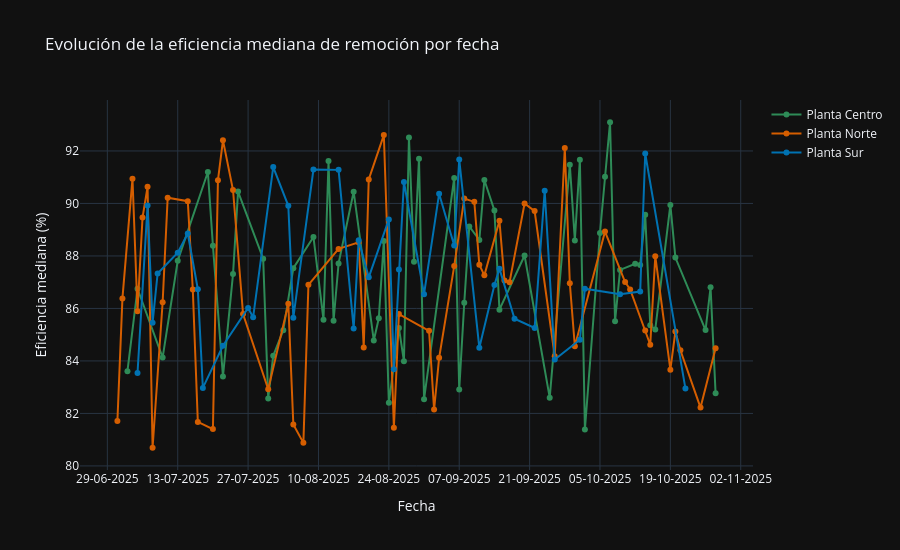

Write notebook code for a chart like this one.
### Code cell
eficiencia_diaria = (
    df.groupby(
        ["fecha_registro", "planta"],
        as_index=False
    )
    .agg(
        eficiencia_mediana_pct=(
            "eficiencia_remocion_DBO_pct",
            "median"
        ),
        cantidad_registros=(
            "eficiencia_remocion_DBO_pct",
            "size"
        )
    )
)

fig_eficiencia_temporal = px.line(
    eficiencia_diaria,
    x="fecha_registro",
    y="eficiencia_mediana_pct",
    color="planta",
    category_orders={
        "planta": ORDEN_PLANTAS
    },
    color_discrete_map=COLORES_PLANTAS,
    markers=True,
    title="Evolución de la eficiencia mediana de remoción por fecha",
    labels={
        "fecha_registro": "Fecha",
        "eficiencia_mediana_pct": "Eficiencia mediana (%)",
        "planta": "Planta"
    },
    hover_data={
        "cantidad_registros": True
    },
    template="plotly_dark"
)

fig_eficiencia_temporal.update_layout(
    height=550,
    legend_title_text=""
)

fig_eficiencia_temporal.update_xaxes(
    tickformat="%d-%m-%Y"
)

fig_eficiencia_temporal.show()

### Figure 1 — Plotly figure (JSON) as saved in the notebook; plotly's stock layout.template omitted (floating-point values rounded to 4 significant figures)
{"data": [{"customdata": [[1], [2], [1], [2], [1], [1], [1], [2], [1], [3], [1], [1], [1], [1], [1], [1], [1], [2], [2], [2], [1], [1], [1], [1], [1], [1], [1], [2], [1], [1], [2], [1], [1], [1], [1], [1], [2], [1], [1], [1], [1], [2], [2], [1], [1], [1], [1], [1], [1], [1], [1], [1], [2], [1], [2], [1], [1], [2], [1]], "hovertemplate": "Planta=Planta Centro<br>Fecha=%{x}<br>Eficiencia mediana (%)=%{y}<br>cantidad_registros=%{customdata[0]}<extra></extra>", "legendgroup": "Planta Centro", "line": {"color": "#2E8B57", "dash": "solid"}, "marker": {"symbol": "circle"}, "mode": "lines+markers", "name": "Planta Centro", "orientation": "v", "showlegend": true, "type": "scatter", "x": ["2025-07-03T00:00:00", "2025-07-05T00:00:00", "2025-07-10T00:00:00", "2025-07-13T00:00:00", "2025-07-19T00:00:00", "2025-07-20T00:00:00", "2025-07-22T00:00:00", "2025-07-24T00:00:00", "2025-07-25T00:00:00", "2025-07-30T00:00:00", "2025-07-31T00:00:00", "2025-08-01T00:00:00", "2025-08-03T00:00:00", "2025-08-05T00:00:00", "2025-08-09T00:00:00", "2025-08-11T00:00:00", "2025-08-12T00:00:00", "2025-08-13T00:00:00", "2025-08-14T00:00:00", "2025-08-17T00:00:00", "2025-08-21T00:00:00", "2025-08-22T00:00:00", "2025-08-23T00:00:00", "2025-08-24T00:00:00", "2025-08-26T00:00:00", "2025-08-27T00:00:00", "2025-08-28T00:00:00", "2025-08-29T00:00:00", "2025-08-30T00:00:00", "2025-08-31T00:00:00", "2025-09-06T00:00:00", "2025-09-07T00:00:00", "2025-09-08T00:00:00", "2025-09-09T00:00:00", "2025-09-11T00:00:00", "2025-09-12T00:00:00", "2025-09-14T00:00:00", "2025-09-15T00:00:00", "2025-09-20T00:00:00", "2025-09-25T00:00:00", "2025-09-29T00:00:00", "2025-09-30T00:00:00", "2025-10-01T00:00:00", "2025-10-02T00:00:00", "2025-10-05T00:00:00", "2025-10-06T00:00:00", "2025-10-07T00:00:00", "2025-10-08T00:00:00", "2025-10-09T00:00:00", "2025-10-12T00:00:00", "2025-10-13T00:00:00", "2025-10-14T00:00:00", "2025-10-15T00:00:00", "2025-10-16T00:00:00", "2025-10-19T00:00:00", "2025-10-20T00:00:00", "2025-10-26T00:00:00", "2025-10-27T00:00:00", "2025-10-28T00:00:00"], "xaxis": "x", "y": [83.61, 86.75, 84.13, 87.81, 91.2, 88.39, 83.41, 87.31, 90.45, 87.89, 82.57, 84.2, 85.17, 87.53, 88.72, 85.56, 91.62, 85.53, 87.72, 90.45, 84.78, 85.62, 88.57, 82.4, 85.25, 83.99, 92.51, 87.77, 91.71, 82.54, 90.97, 82.92, 86.21, 89.13, 88.61, 90.89, 89.74, 85.95, 88.02, 82.6, 91.47, 88.59, 91.67, 81.38, 88.88, 91.02, 93.09, 85.51, 87.47, 87.7, 87.65, 89.57, 85.36, 85.2, 89.94, 87.94, 85.18, 86.8, 82.76], "yaxis": "y"}, {"customdata": [[1], [1], [1], [1], [1], [2], [1], [1], [1], [1], [1], [1], [2], [1], [1], [2], [1], [1], [1], [1], [1], [2], [1], [1], [1], [1], [1], [1], [1], [1], [1], [3], [2], [1], [1], [1], [2], [1], [1], [1], [1], [1], [2], [1], [1], [1], [2], [1], [2], [3], [1], [1], [2], [1], [1], [1], [1]], "hovertemplate": "Planta=Planta Norte<br>Fecha=%{x}<br>Eficiencia mediana (%)=%{y}<br>cantidad_registros=%{customdata[0]}<extra></extra>", "legendgroup": "Planta Norte", "line": {"color": "#D55E00", "dash": "solid"}, "marker": {"symbol": "circle"}, "mode": "lines+markers", "name": "Planta Norte", "orientation": "v", "showlegend": true, "type": "scatter", "x": ["2025-07-01T00:00:00", "2025-07-02T00:00:00", "2025-07-04T00:00:00", "2025-07-05T00:00:00", "2025-07-06T00:00:00", "2025-07-07T00:00:00", "2025-07-08T00:00:00", "2025-07-10T00:00:00", "2025-07-11T00:00:00", "2025-07-15T00:00:00", "2025-07-16T00:00:00", "2025-07-17T00:00:00", "2025-07-20T00:00:00", "2025-07-21T00:00:00", "2025-07-22T00:00:00", "2025-07-24T00:00:00", "2025-07-26T00:00:00", "2025-07-31T00:00:00", "2025-08-04T00:00:00", "2025-08-05T00:00:00", "2025-08-07T00:00:00", "2025-08-08T00:00:00", "2025-08-14T00:00:00", "2025-08-18T00:00:00", "2025-08-19T00:00:00", "2025-08-20T00:00:00", "2025-08-23T00:00:00", "2025-08-25T00:00:00", "2025-08-26T00:00:00", "2025-09-01T00:00:00", "2025-09-02T00:00:00", "2025-09-03T00:00:00", "2025-09-06T00:00:00", "2025-09-08T00:00:00", "2025-09-10T00:00:00", "2025-09-11T00:00:00", "2025-09-12T00:00:00", "2025-09-15T00:00:00", "2025-09-16T00:00:00", "2025-09-17T00:00:00", "2025-09-20T00:00:00", "2025-09-22T00:00:00", "2025-09-26T00:00:00", "2025-09-28T00:00:00", "2025-09-29T00:00:00", "2025-09-30T00:00:00", "2025-10-06T00:00:00", "2025-10-10T00:00:00", "2025-10-11T00:00:00", "2025-10-14T00:00:00", "2025-10-15T00:00:00", "2025-10-16T00:00:00", "2025-10-19T00:00:00", "2025-10-20T00:00:00", "2025-10-21T00:00:00", "2025-10-25T00:00:00", "2025-10-28T00:00:00"], "xaxis": "x", "y": [81.71, 86.38, 90.94, 85.89, 89.46, 90.63, 80.69, 86.23, 90.22, 90.09, 86.72, 81.68, 81.4, 90.88, 92.41, 90.51, 85.79, 82.92, 86.17, 81.58, 80.88, 86.9, 88.27, 88.52, 84.51, 90.91, 92.6, 81.46, 85.79, 85.15, 82.15, 84.12, 87.61, 90.19, 90.06, 87.66, 87.26, 89.34, 87.06, 86.99, 90.0, 89.71, 84.18, 92.11, 86.96, 84.56, 88.93, 87.01, 86.72, 85.16, 84.62, 87.99, 83.67, 85.12, 84.41, 82.22, 84.48], "yaxis": "y"}, {"customdata": [[1], [1], [2], [2], [1], [1], [1], [1], [2], [1], [1], [1], [1], [1], [1], [1], [1], [2], [1], [3], [1], [1], [1], [1], [1], [1], [1], [1], [1], [2], [2], [2], [2], [1], [3], [3], [1], [1], [1], [1]], "hovertemplate": "Planta=Planta Sur<br>Fecha=%{x}<br>Eficiencia mediana (%)=%{y}<br>cantidad_registros=%{customdata[0]}<extra></extra>", "legendgroup": "Planta Sur", "line": {"color": "#0072B2", "dash": "solid"}, "marker": {"symbol": "circle"}, "mode": "lines+markers", "name": "Planta Sur", "orientation": "v", "showlegend": true, "type": "scatter", "x": ["2025-07-05T00:00:00", "2025-07-07T00:00:00", "2025-07-08T00:00:00", "2025-07-09T00:00:00", "2025-07-13T00:00:00", "2025-07-15T00:00:00", "2025-07-17T00:00:00", "2025-07-18T00:00:00", "2025-07-22T00:00:00", "2025-07-27T00:00:00", "2025-07-28T00:00:00", "2025-08-01T00:00:00", "2025-08-04T00:00:00", "2025-08-05T00:00:00", "2025-08-09T00:00:00", "2025-08-14T00:00:00", "2025-08-17T00:00:00", "2025-08-18T00:00:00", "2025-08-20T00:00:00", "2025-08-24T00:00:00", "2025-08-25T00:00:00", "2025-08-26T00:00:00", "2025-08-27T00:00:00", "2025-08-31T00:00:00", "2025-09-03T00:00:00", "2025-09-06T00:00:00", "2025-09-07T00:00:00", "2025-09-11T00:00:00", "2025-09-14T00:00:00", "2025-09-15T00:00:00", "2025-09-18T00:00:00", "2025-09-22T00:00:00", "2025-09-24T00:00:00", "2025-09-26T00:00:00", "2025-10-01T00:00:00", "2025-10-02T00:00:00", "2025-10-09T00:00:00", "2025-10-13T00:00:00", "2025-10-14T00:00:00", "2025-10-22T00:00:00"], "xaxis": "x", "y": [83.54, 89.92, 85.46, 87.33, 88.12, 88.85, 86.73, 82.97, 84.58, 86.02, 85.66, 91.39, 89.91, 85.65, 91.29, 91.28, 85.24, 88.6, 87.19, 89.39, 83.69, 87.49, 90.82, 86.54, 90.37, 88.4, 91.68, 84.5, 86.89, 87.52, 85.61, 85.26, 90.48, 84.05, 84.81, 86.75, 86.54, 86.64, 91.9, 82.95], "yaxis": "y"}], "layout": {"height": 550, "legend": {"title": {"text": ""}, "tracegroupgap": 0}, "title": {"text": "Evolución de la eficiencia mediana de remoción por fecha"}, "xaxis": {"anchor": "y", "domain": [0, 1], "tickformat": "%d-%m-%Y", "title": {"text": "Fecha"}}, "yaxis": {"anchor": "x", "domain": [0, 1], "title": {"text": "Eficiencia mediana (%)"}}}}
